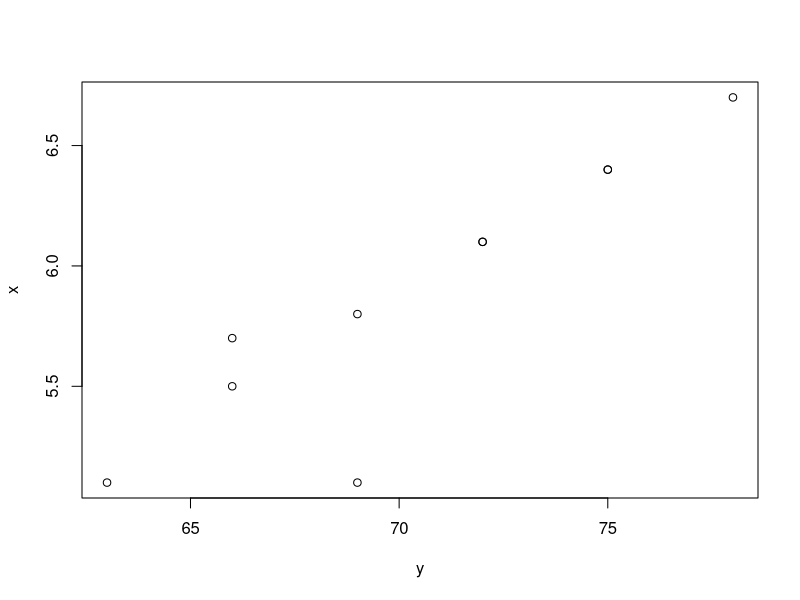

Reproduce this figure in R. (Note: this script raises an error after producing the figure.)
# Dependent variable (Weight)
y <- c(63, 66, 69, 72, 75, 78, 75, 72, 69, 66)
# Independent variable (Height)
x <- c(5.1, 5.5, 5.8, 6.1, 6.4, 6.7, 6.4, 6.1, 5.10, 5.7)


# Plotting the values
plot(y, x)


# Apply the lm() function
model <- lm(y ~ x)
summary(relation)


# Find wight of a person with height 6.3
test <- data.frame(x = 6.3)
ans <- predict(model, test)
paste("Weight :", ans)